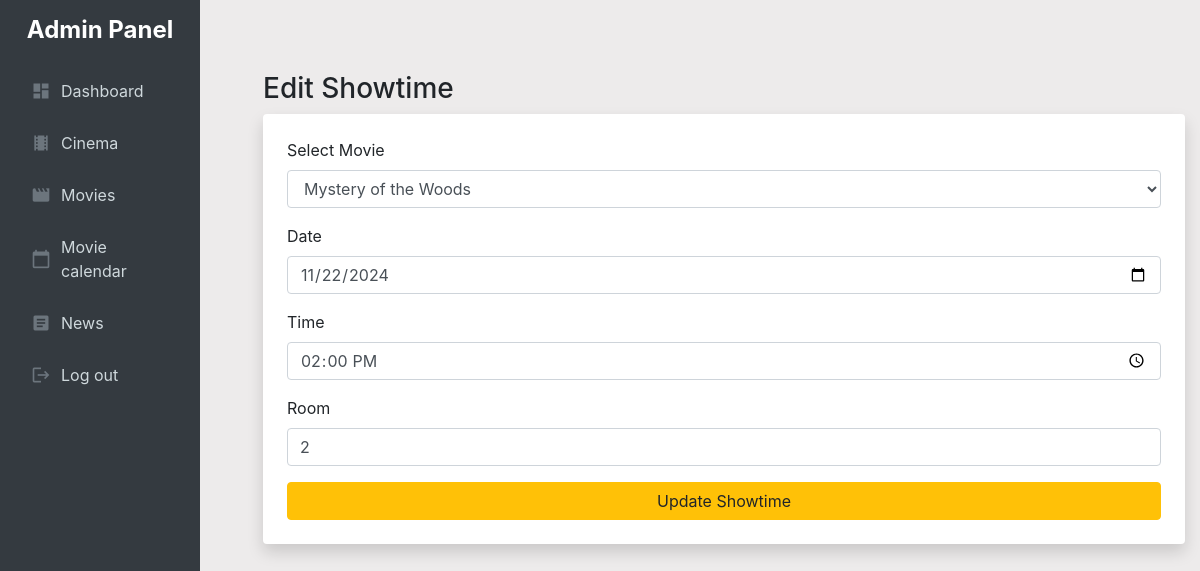
Page /admin/movie_calendar/edit_showtime.php?showTimeID=6 on the committed database.
### tables this page shows
CREATE TABLE ShowTime (
    showTimeID INT AUTO_INCREMENT PRIMARY KEY,
    date DATE NOT NULL,
    time TIME NOT NULL,
    room ENUM('1', '2', '3', '4') NOT NULL,
    price DECIMAL,
    movieID INT,
    FOREIGN KEY (movieID) REFERENCES Movie(movieID) ON DELETE CASCADE
);

CREATE TABLE Movie (
    movieID INT AUTO_INCREMENT PRIMARY KEY,
    title VARCHAR(60) NOT NULL,
    genre VARCHAR(60) NOT NULL,
    runtime INT NOT NULL,
    language ENUM('English', 'Danish') NOT NULL,
    languageFlagPath VARCHAR(255),
    ageRating VARCHAR(3),
    description TEXT,
    imagePath VARCHAR(255),
    movieTag ENUM('None', 'Hot New Movie', 'Movie of the Week') DEFAULT 'None'
);

### admin/movie_calendar/edit_showtime.php (the view, shortened to what this page needs)
<?php
require_once "../../includes/connection.php";
require_once "../components/admin_navbar.php";
?>
<!DOCTYPE html>
<html lang="en">
<head>
    <link rel="stylesheet" href="https://maxcdn.bootstrapcdn.com/bootstrap/4.5.2/css/bootstrap.min.css">
    <link rel="stylesheet" href="../admin_style/admin_style.css?v=1.2">
</head>
<body>
<div class="container my-4">
    <h3 class="mt-5">Edit Showtime</h3>
    <?php
    $showTimeID = $_GET['showTimeID'] ?? null;
    if ($showTimeID) {
        $query = $db->prepare("SELECT * FROM ShowTime WHERE showTimeID = :showTimeID");
        $query->execute([':showTimeID' => $showTimeID]);
        $showTime = $query->fetch(PDO::FETCH_ASSOC);
    }
    $moviesQuery = $db->query("SELECT movieID, title FROM Movie");
    $movies = $moviesQuery->fetchAll(PDO::FETCH_ASSOC);
    ?>
    <form method="post" action="edit_showtime.php?showTimeID=<?php echo $showTimeID; ?>" class="p-4 shadow rounded bg-white">
        <div class="form-group">
            <label for="movie">Select Movie</label>
            <select id="movie" name="movieID" class="form-control" required>
                <?php foreach ($movies as $movie): ?>
                    <option value="<?php echo $movie['movieID']; ?>"
                        <?php echo ($movie['movieID'] == $showTime['movieID']) ? 'selected' : ''; ?>>
                        <?php echo htmlspecialchars($movie['title']); ?>
                    </option>
                <?php endforeach; ?>
            </select>
        </div>
        <div class="form-group input-icon">
            <label for="date">Date</label>
            <input type="date" id="date" name="date" class="form-control"
                   value="<?php echo htmlspecialchars($showTime['date'] ?? ''); ?>" required>
        </div>
        <div class="form-group input-icon">
            <label for="time">Time</label>
            <input type="time" id="time" name="time" class="form-control"
                   value="<?php echo htmlspecialchars($showTime['time'] ?? ''); ?>" required>
        </div>
        <div class="form-group">
            <label for="room">Room</label>
            <input type="text" id="room" name="room" class="form-control"
                   value="<?php echo htmlspecialchars($showTime['room'] ?? ''); ?>" placeholder="Enter room" required>
        </div>
        <button type="submit" name="submit" class="btn btn-warning btn-block">Update Showtime
        </button>
    </form>
</div>
</body>
</html>

### admin/admin_style/admin_style.css (style rules this page uses)
body { margin: 0; display: flex; background-color: #edebeb; }

### rows in the picture
showtime: movieID "Mystery of the Woods", date "11/22/2024", time "14:00:00", room "2"
